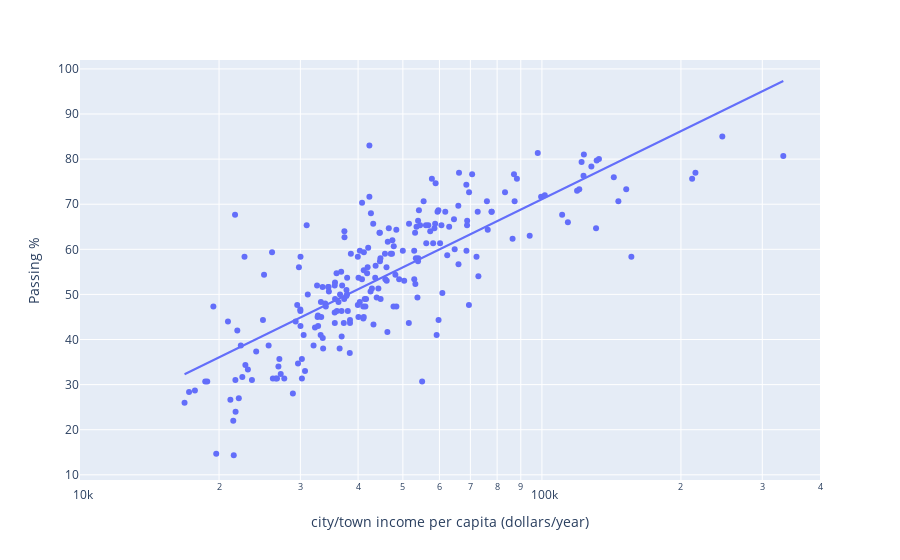
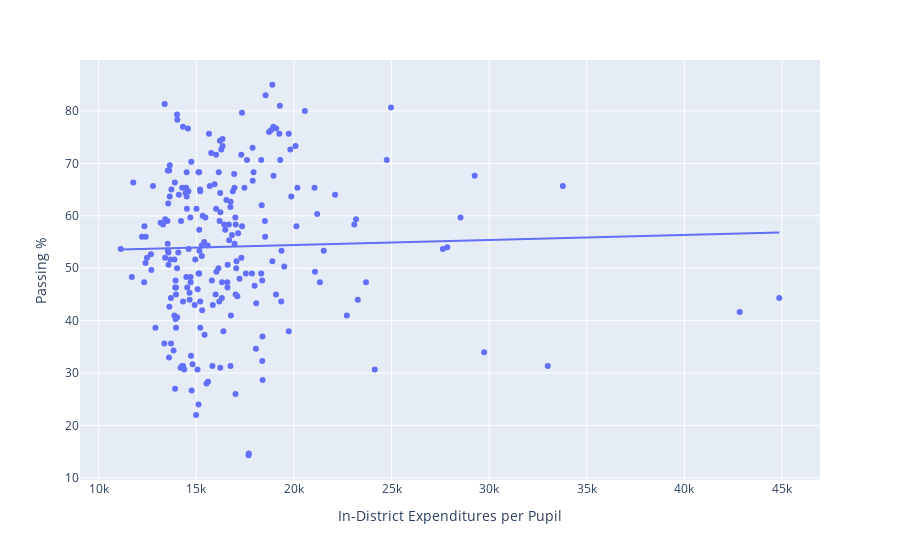

Notebook source saved alongside these figures, in order:
### Code cell
#Analyze the data on town income and school spending
import plotly
import plotly.express as px
p1=px.scatter(df,x="DOR Income Per Capita",y="Passing %",log_x=True,hover_data=
              {"district_name","Passing %"},trendline="ols",trendline_options=dict(log_x=True))
p1.update_xaxes(range=[4,5.60206],dtick="D1",title="city/town income per capita (dollars/year)")
p1.show()
p2=px.scatter(df,x="In-District Expenditures per Pupil",y="Passing %",hover_data=
              {"district_name","Passing %"},trendline="ols")
p2.show()

### Figure 1 — Plotly figure (JSON) as saved in the notebook; plotly's stock layout.template omitted (floating-point values rounded to 4 significant figures; data arrays with more than 128 entries replaced by an {"elided": "..."} marker saying what was removed)
{"data": [{"customdata": {"elided": "228x1 str values"}, "hovertemplate": "DOR Income Per Capita=%{x}<br>Passing %=%{y}<br>district_name=%{customdata[0]}<extra></extra>", "legendgroup": "", "marker": {"color": "#636efa", "symbol": "circle"}, "mode": "markers", "name": "", "orientation": "v", "showlegend": false, "type": "scatter", "x": {"elided": "228 int values"}, "xaxis": "x", "y": {"elided": "228 float values"}, "yaxis": "y"}, {"hovertemplate": "<b>OLS trendline</b><br>Passing % = 50.1666 * log10(DOR Income Per Capita) + -179.729<br>R<sup>2</sup>=0.620956<br><br>DOR Income Per Capita=%{x}<br>Passing %=%{y} <b>(trend)</b><extra></extra>", "legendgroup": "", "marker": {"color": "#636efa", "symbol": "circle"}, "mode": "lines", "name": "", "showlegend": false, "type": "scatter", "x": {"elided": "228 int values"}, "xaxis": "x", "y": {"elided": "228 float values"}, "yaxis": "y"}], "layout": {"legend": {"tracegroupgap": 0}, "margin": {"t": 60}, "xaxis": {"anchor": "y", "domain": [0, 1], "dtick": "D1", "range": [4, 5.602], "title": {"text": "city/town income per capita (dollars/year)"}, "type": "log"}, "yaxis": {"anchor": "x", "domain": [0, 1], "title": {"text": "Passing %"}}}}

### Figure 2 — Plotly figure (JSON) as saved in the notebook; plotly's stock layout.template omitted (floating-point values rounded to 4 significant figures; data arrays with more than 128 entries replaced by an {"elided": "..."} marker saying what was removed)
{"data": [{"customdata": {"elided": "228x1 str values"}, "hovertemplate": "In-District Expenditures per Pupil=%{x}<br>Passing %=%{y}<br>district_name=%{customdata[0]}<extra></extra>", "legendgroup": "", "marker": {"color": "#636efa", "symbol": "circle"}, "mode": "markers", "name": "", "orientation": "v", "showlegend": false, "type": "scatter", "x": {"elided": "228 float values"}, "xaxis": "x", "y": {"elided": "228 float values"}, "yaxis": "y"}, {"hovertemplate": "<b>OLS trendline</b><br>Passing % = 9.66625e-05 * In-District Expenditures per Pupil + 52.4798<br>R<sup>2</sup>=0.000858<br><br>In-District Expenditures per Pupil=%{x}<br>Passing %=%{y} <b>(trend)</b><extra></extra>", "legendgroup": "", "marker": {"color": "#636efa", "symbol": "circle"}, "mode": "lines", "name": "", "showlegend": false, "type": "scatter", "x": {"elided": "228 float values"}, "xaxis": "x", "y": {"elided": "228 float values"}, "yaxis": "y"}], "layout": {"legend": {"tracegroupgap": 0}, "margin": {"t": 60}, "xaxis": {"anchor": "y", "domain": [0, 1], "title": {"text": "In-District Expenditures per Pupil"}}, "yaxis": {"anchor": "x", "domain": [0, 1], "title": {"text": "Passing %"}}}}
